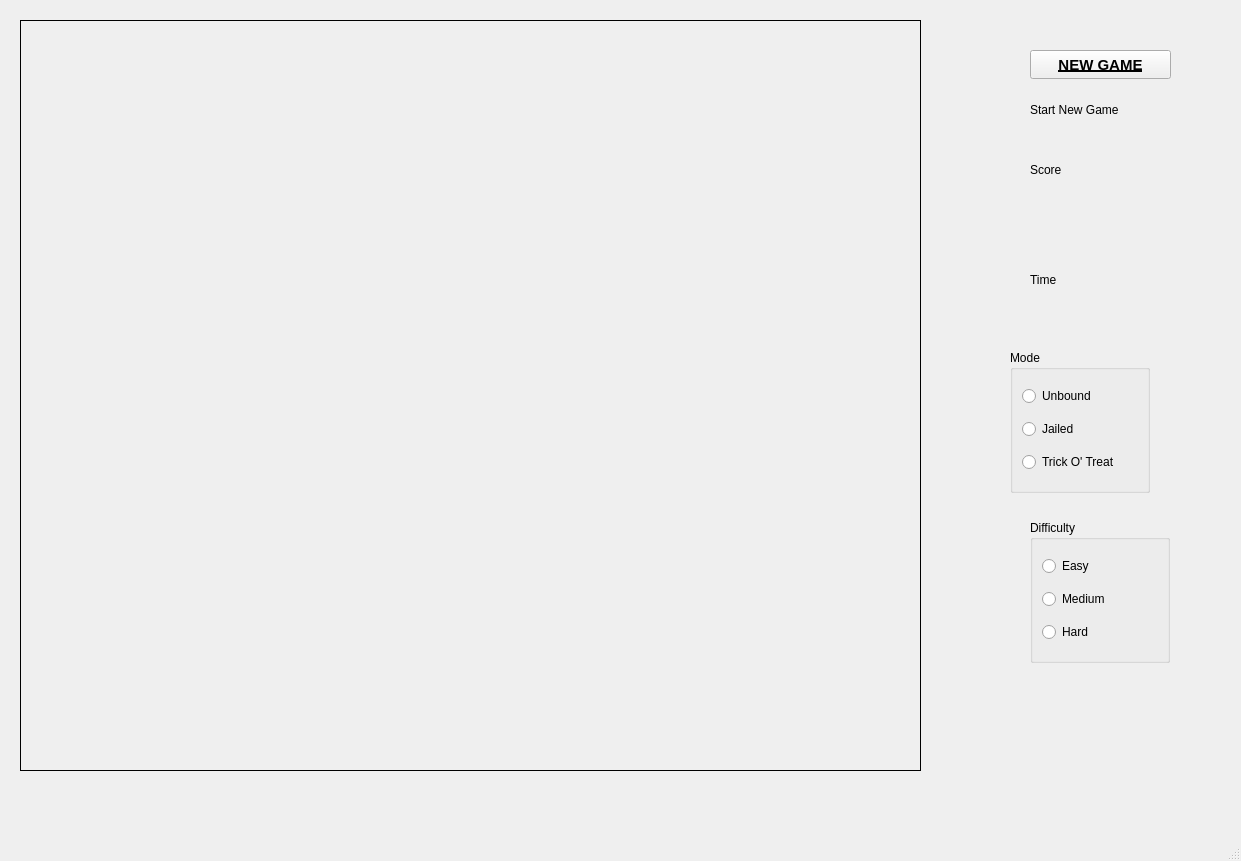
<?xml version="1.0" encoding="UTF-8"?>
<ui version="4.0">
 <class>MainWindow</class>
 <widget class="QMainWindow" name="MainWindow">
  <property name="geometry">
   <rect>
    <x>0</x>
    <y>0</y>
    <width>1241</width>
    <height>861</height>
   </rect>
  </property>
  <property name="windowTitle">
   <string>MainWindow</string>
  </property>
  <widget class="QWidget" name="centralwidget">
   <widget class="QLabel" name="workArea">
    <property name="geometry">
     <rect>
      <x>20</x>
      <y>20</y>
      <width>901</width>
      <height>751</height>
     </rect>
    </property>
    <property name="frameShape">
     <enum>QFrame::Shape::Box</enum>
    </property>
    <property name="text">
     <string/>
    </property>
   </widget>
   <widget class="QPushButton" name="New_Game">
    <property name="geometry">
     <rect>
      <x>1030</x>
      <y>50</y>
      <width>141</width>
      <height>29</height>
     </rect>
    </property>
    <property name="font">
     <font>
      <pointsize>11</pointsize>
      <bold>true</bold>
      <underline>true</underline>
     </font>
    </property>
    <property name="mouseTracking">
     <bool>false</bool>
    </property>
    <property name="text">
     <string>NEW GAME</string>
    </property>
   </widget>
   <widget class="QLabel" name="Prompt">
    <property name="geometry">
     <rect>
      <x>1030</x>
      <y>100</y>
      <width>181</width>
      <height>20</height>
     </rect>
    </property>
    <property name="text">
     <string>Start New Game</string>
    </property>
   </widget>
   <widget class="QLabel" name="Score">
    <property name="geometry">
     <rect>
      <x>1030</x>
      <y>160</y>
      <width>181</width>
      <height>20</height>
     </rect>
    </property>
    <property name="text">
     <string>Score</string>
    </property>
   </widget>
   <widget class="QLabel" name="Stopwatch">
    <property name="geometry">
     <rect>
      <x>1030</x>
      <y>270</y>
      <width>181</width>
      <height>20</height>
     </rect>
    </property>
    <property name="text">
     <string>Time</string>
    </property>
   </widget>
   <widget class="QGroupBox" name="Mode">
    <property name="geometry">
     <rect>
      <x>1010</x>
      <y>350</y>
      <width>140</width>
      <height>143</height>
     </rect>
    </property>
    <property name="title">
     <string>Mode</string>
    </property>
    <layout class="QVBoxLayout" name="verticalLayout">
     <item>
      <widget class="QRadioButton" name="Mode_1">
       <property name="text">
        <string>Unbound</string>
       </property>
      </widget>
     </item>
     <item>
      <widget class="QRadioButton" name="Mode_2">
       <property name="text">
        <string>Jailed</string>
       </property>
      </widget>
     </item>
     <item>
      <widget class="QRadioButton" name="Mode_3">
       <property name="text">
        <string>Trick O' Treat</string>
       </property>
      </widget>
     </item>
    </layout>
   </widget>
   <widget class="QGroupBox" name="Difficulty">
    <property name="geometry">
     <rect>
      <x>1030</x>
      <y>520</y>
      <width>140</width>
      <height>143</height>
     </rect>
    </property>
    <property name="title">
     <string>Difficulty</string>
    </property>
    <layout class="QVBoxLayout" name="verticalLayout_2">
     <item>
      <widget class="QRadioButton" name="Easy">
       <property name="text">
        <string>Easy</string>
       </property>
      </widget>
     </item>
     <item>
      <widget class="QRadioButton" name="Medium">
       <property name="text">
        <string>Medium</string>
       </property>
      </widget>
     </item>
     <item>
      <widget class="QRadioButton" name="Hard">
       <property name="text">
        <string>Hard</string>
       </property>
      </widget>
     </item>
    </layout>
   </widget>
  </widget>
  <widget class="QMenuBar" name="menubar">
   <property name="geometry">
    <rect>
     <x>0</x>
     <y>0</y>
     <width>1241</width>
     <height>25</height>
    </rect>
   </property>
  </widget>
  <widget class="QStatusBar" name="statusbar"/>
 </widget>
 <resources/>
 <connections/>
</ui>
